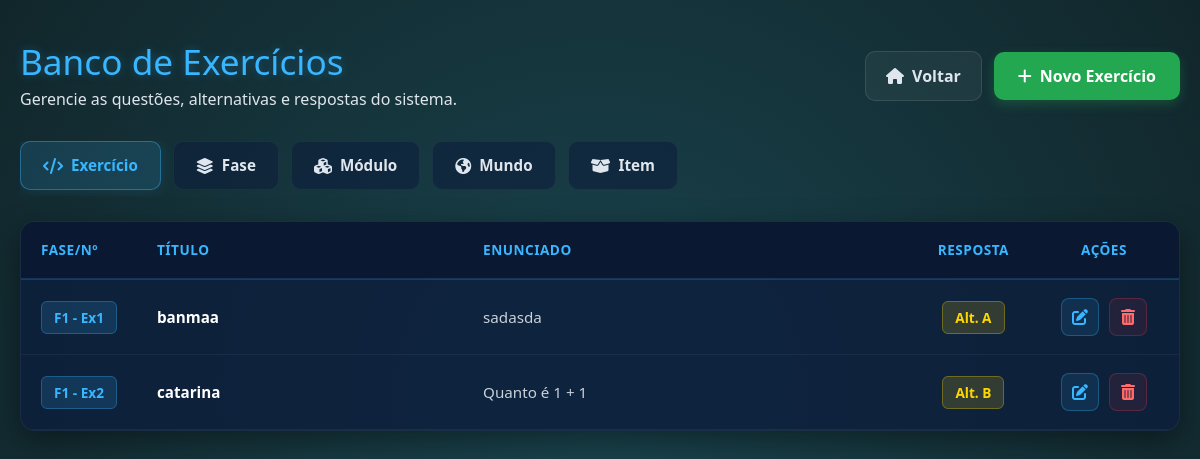
Page /listarExercicios on the committed database.
### models/ExercicioModel.py (models this page shows, shortened)
class ExercicioModel(bd.Model):
    __tablename__ = 'Exercicio'
    idExercicio = bd.Column(bd.Integer, primary_key=True, autoincrement=True)
    titulo = bd.Column(bd.String(25), nullable=False)
    enunciado = bd.Column(bd.Text, nullable=False)
    alternativaA = bd.Column(bd.String(99), nullable=False)
    alternativaB = bd.Column(bd.String(99), nullable=False)
    alternativaC = bd.Column(bd.String(99), nullable=False)
    alternativaD = bd.Column(bd.String(99), nullable=False)
    resposta = bd.Column(bd.Text, nullable=False)
    idFase = bd.Column(bd.Integer, bd.ForeignKey('Fase.idFase'), nullable=False)
    numero = bd.Column(bd.Integer, nullable=False)

### views_mundo.py (the view)
@app.route('/listarExercicios')
def listarExercicios():
    oExercicioController = ExercicioController()
    return oExercicioController.listarExercicios()

### app.py (called while the page is built)
@event.listens_for(Engine, "connect")
def set_sqlite_pragma(dbapi_connection, connection_record):
    cursor = dbapi_connection.cursor()
    cursor.execute("PRAGMA foreign_keys=ON")
    cursor.close()

### controllers/ExercicioController.py (called while the page is built)
    def listarExercicios(self):
        oExercicioService = ExercicioService()
        return oExercicioService.listarExercicios()

### dao/ExercicioDao.py (called while the page is built)
    def carregarExercicios(self):
        exercicios = ExercicioModel.query.all()
        return exercicios

### service/ExercicioService.py (called while the page is built)
    def listarExercicios(self):
        oExercicioDao = ExercicioDao()
        exercicios = oExercicioDao.carregarExercicios()
        oExercicioView = ExercicioView()
        return oExercicioView.listarExercicios(exercicios)

### views/ExercicioView.py (called while the page is built)
    def listarExercicios(self, listaExercicios):
        return render_template('listarExercicios.html', listaExercicios=listaExercicios, titulo='Lista de Exercícios')

### templates/listarExercicios.html (shortened to what this page needs)
{% extends "template.html" %}
{% block cabecalho %}
    <link rel="stylesheet" href="{{ url_for('static', filename='styles/listarExercicios.css') }}"/>
    <link rel="stylesheet" href="https://cdnjs.cloudflare.com/ajax/libs/font-awesome/6.4.0/css/all.min.css">
{% endblock %}
{% block corpo %}
<div class="crud-container">
    <div class="crud-header">
        <div>
            <h1 class="crud-titulo">Banco de Exercícios</h1>
            <p class="crud-subtitulo">Gerencie as questões, alternativas e respostas do sistema.</p>
        </div>
        <div class="header-acoes">
            <a href="{{ url_for('index') }}" class="btn-voltar">
                <i class="fa-solid fa-house"></i> Voltar
            </a>
            <a href="{{ url_for('cadastrarExercicio') }}" class="btn-novo-exercicio">
                <i class="fa-solid fa-plus"></i> Novo Exercício
            </a>
        </div>
    </div>
    <div class="crud-nav-tabs">
        <a href="{{ url_for('listarExercicios') }}" class="tab-item active">
            <i class="fa-solid fa-code"></i> Exercício
        </a>
        <a href="{{ url_for('listarFases') }}" class="tab-item">
            <i class="fa-solid fa-layer-group"></i> Fase
        </a>
        <a href="{{ url_for('listarModulos') }}" class="tab-item">
            <i class="fa-solid fa-cubes"></i> Módulo
        </a>
        <a href="{{ url_for('listarMundos') }}" class="tab-item">
            <i class="fa-solid fa-earth-americas"></i> Mundo
        </a>
        <a href="{{ url_for('listarItens') }}" class="tab-item">
            <i class="fa-solid fa-box-open"></i> Item
        </a>
    </div>
    <div class="tabela-responsiva">
        <table class="tabela-exercicios">
            <thead>
                <tr>
                    <th style="width: 80px;">Fase/Nº</th>
                    <th>Título</th>
                    <th>Enunciado</th>
                    <th style="width: 90px; text-align: center;">Resposta</th>
                    <th style="width: 150px; text-align: center;">Ações</th>
                </tr>
            </thead>
            <tbody>
                {% for exercicio in listaExercicios %}
                <tr>
                    <td data-label="Fase/Nº">
                        <span class="badge-fase">F{{ exercicio.idFase }} - Ex{{ exercicio.numero }}</span>
                    </td>
                    <td data-label="Título" class="col-titulo">
                        <strong>{{ exercicio.titulo }}</strong>
                    </td>
                    <td data-label="Enunciado" class="col-enunciado">
                        {{ exercicio.enunciado }}
                    </td>
                    <td data-label="Resposta" style="text-align: center;">
                        <span class="badge-resposta">Alt. {{ exercicio.resposta | upper }}</span>
                    </td>
                    <td data-label="Ações" style="text-align: center;">
                        <div class="grupo-acoes">
                            <a href="{{ url_for('editarExercicio', idExercicio=exercicio.idExercicio) }}" class="btn-acao btn-alterar" title="Alterar Exercício">
                                <i class="fa-solid fa-pen-to-square"></i>
                            </a>
                            <a href="{{ url_for('deletarExercicio', idExercicio=exercicio.idExercicio) }}" class="btn-acao btn-apagar" title="Apagar Exercício" onclick="return confirm('Tem certeza que deseja apagar o exercício: {{ exercicio.titulo }}?')">
                                <i class="fa-solid fa-trash-can"></i>
                            </a>
                        </div>
                    </td>
                </tr>
                {% endfor %}
            </tbody>
        </table>
    </div>
</div>
{% endblock %}

### static/styles/listarExercicios.css (style rules this page uses)
body, html { margin: 0; padding: 0; width: 100%; min-height: 100vh; font-family: 'Segoe UI', Tahoma, Geneva, Verdana, sans-serif; }
.crud-container { background: radial-gradient(circle, #1a444e 0%, #11262b 100%); min-height: 100vh; padding: 40px 20px; box-sizing: border-box; display: flex; flex-direction: column; align-items: center; }
.crud-header { display: flex; justify-content: space-between; align-items: center; max-width: 1200px; width: 100%; margin-bottom: 30px; flex-wrap: wrap; gap: 20px; }
.crud-titulo { color: #38b6ff; font-size: 2.2rem; margin: 0 0 5px 0; text-shadow: 0 0 10px rgba(56, 182, 255, 0.3); }
.crud-subtitulo { color: #e0e6ed; margin: 0; font-size: 1rem; }
.header-acoes { display: flex; gap: 12px; align-items: center; }
.btn-novo-exercicio { background-color: #23a851; color: #ffffff; text-decoration: none; padding: 12px 24px; border-radius: 10px; font-weight: 600; display: flex; align-items: center; gap: 8px; box-shadow: 0 4px 12px rgba(35, 168, 81, 0.3); transition: all 0.2s ease; }
.btn-voltar { background-color: rgba(255, 255, 255, 0.05); color: #e0e6ed; text-decoration: none; padding: 12px 20px; border-radius: 10px; font-weight: 600; display: flex; align-items: center; gap: 8px; border: 1px solid rgba(255, 255, 255, 0.1); transition: all 0.2s ease; }
.tabela-responsiva { max-width: 1200px; width: 100%; background-color: rgba(13, 31, 61, 0.85); border-radius: 15px; box-shadow: 0 10px 30px rgba(0, 0, 0, 0.4); overflow: hidden; border: 1px solid rgba(255, 255, 255, 0.05); }
.tabela-exercicios { width: 100%; border-collapse: collapse; text-align: left; color: #ffffff; }
.tabela-exercicios th { background-color: rgba(10, 24, 48, 0.9); color: #38b6ff; padding: 18px 20px; font-weight: 600; text-transform: uppercase; font-size: 0.85rem; letter-spacing: 0.5px; border-bottom: 2px solid rgba(56, 182, 255, 0.2); }
.tabela-exercicios td { padding: 18px 20px; border-bottom: 1px solid rgba(255, 255, 255, 0.05); font-size: 0.95rem; vertical-align: middle; }
.tabela-exercicios tbody tr { transition: background-color 0.2s ease; }
.col-titulo { color: #ffffff; }
.col-enunciado { color: #c9d1d9; max-width: 400px; white-space: nowrap; overflow: hidden; text-overflow: ellipsis; }
.badge-fase { background-color: rgba(56, 182, 255, 0.15); color: #38b6ff; padding: 6px 12px; border-radius: 6px; font-weight: bold; font-size: 0.85rem; border: 1px solid rgba(56, 182, 255, 0.3); white-space: nowrap; }
.badge-resposta { background-color: rgba(255, 215, 0, 0.15); color: #ffd700; padding: 6px 12px; border-radius: 6px; font-weight: bold; font-size: 0.85rem; border: 1px solid rgba(255, 215, 0, 0.3); white-space: nowrap; }
.grupo-acoes { display: flex; gap: 10px; justify-content: center; }
.btn-acao { width: 38px; height: 38px; border-radius: 8px; display: flex; align-items: center; justify-content: center; text-decoration: none; font-size: 1rem; transition: all 0.2s ease; }
.btn-alterar { background-color: rgba(56, 182, 255, 0.1); color: #38b6ff; border: 1px solid rgba(56, 182, 255, 0.3); }
.btn-apagar { background-color: rgba(220, 53, 69, 0.1); color: #ff6b6b; border: 1px solid rgba(220, 53, 69, 0.3); }
.crud-nav-tabs { display: flex; gap: 12px; max-width: 1200px; width: 100%; margin-bottom: 25px; overflow-x: auto; padding-bottom: 6px; box-sizing: border-box; }
.tab-item { background-color: rgba(13, 31, 61, 0.6); color: #e0e6ed; text-decoration: none; padding: 12px 22px; border-radius: 10px; font-weight: 600; display: flex; align-items: center; gap: 8px; font-size: 0.95rem; border: 1px solid rgba(255, 255, 255, 0.05); transition: all 0.2s ease; white-space: nowrap; }
.tab-item.active { background-color: rgba(56, 182, 255, 0.15); color: #38b6ff; border-color: rgba(56, 182, 255, 0.4); box-shadow: 0 0 15px rgba(56, 182, 255, 0.15); }
.tab-item i { font-size: 1rem; }

### rows in the picture
ExercicioModel: idFase "1", numero "1", titulo "banmaa", enunciado "sadasda", resposta "A"
ExercicioModel: idFase "1", numero "2", titulo "catarina", enunciado "Quanto é 1 + 1", resposta "B"
